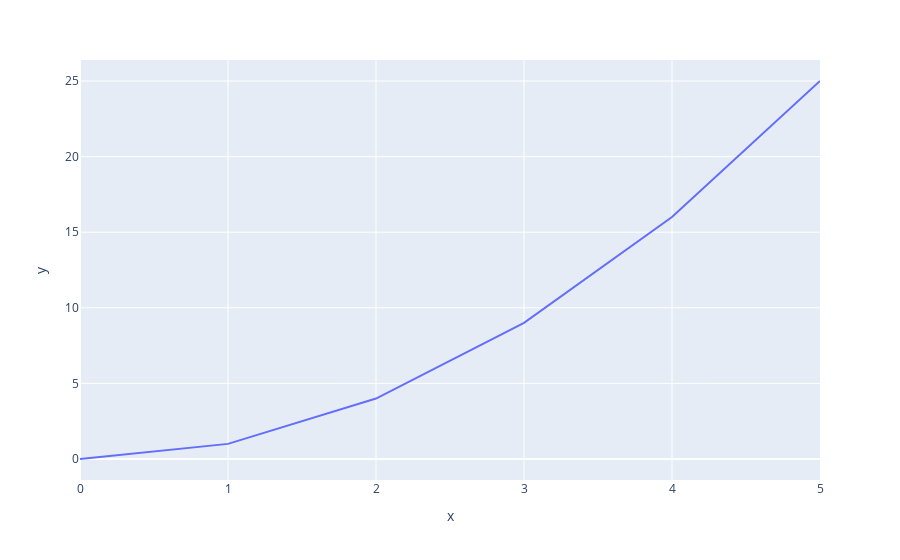

This figure's notebook cell:
### Markdown cell above
In this example, the program uses the two **lists** of data points `x_data` and `y_data` to create a line plot using the `px.line` function that is in the `plotly.express` library.

### Code cell
# Create the plot
fig = px.line(x=x_data, y=y_data)

# Show the plot
fig.show()

### Figure 1 — Plotly figure (JSON) as saved in the notebook; plotly's stock layout.template omitted (floating-point values rounded to 4 significant figures)
{"data": [{"hovertemplate": "x=%{x}<br>y=%{y}<extra></extra>", "legendgroup": "", "line": {"color": "#636efa", "dash": "solid"}, "marker": {"symbol": "circle"}, "mode": "lines", "name": "", "orientation": "v", "showlegend": false, "type": "scatter", "x": [0, 1, 2, 3, 4, 5], "xaxis": "x", "y": [0, 1, 4, 9, 16, 25], "yaxis": "y"}], "layout": {"legend": {"tracegroupgap": 0}, "margin": {"t": 60}, "xaxis": {"anchor": "y", "domain": [0, 1], "title": {"text": "x"}}, "yaxis": {"anchor": "x", "domain": [0, 1], "title": {"text": "y"}}}}
